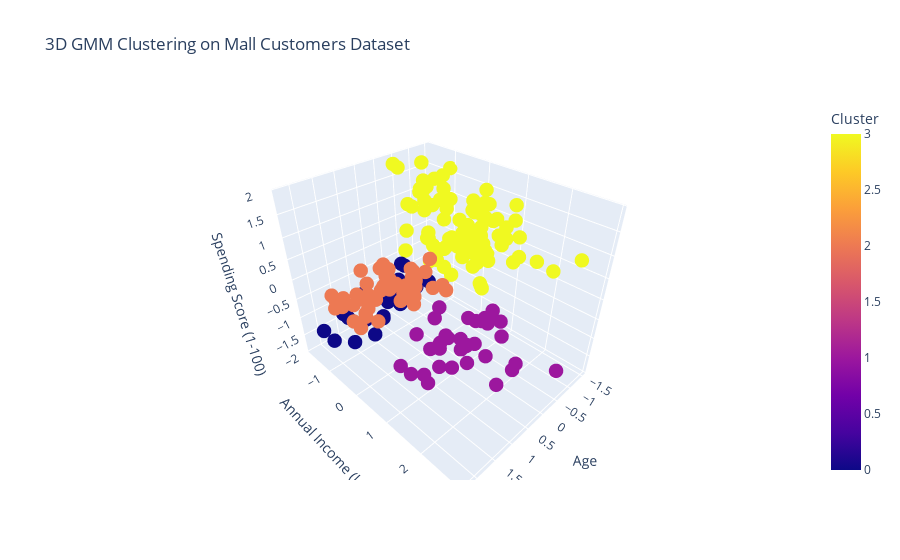

Write notebook code for a chart like this one.
### Markdown cell above
### GMM on Hierarchical Cluster

### Code cell
X, y = preprocess("Hierarchical Structure")
gmm = GaussianMixture(random_state=0)
grid_search = GridSearchCV(estimator=gmm, param_grid=params, cv=5)
grid_search.fit(X)


print("Best Parameters:", grid_search.best_params_)
print("Best BIC Score:", grid_search.best_score_)

# Plot the clustering results
best_gmm_model = grid_search.best_estimator_

# Predict clusters using the best model
gmm_result = best_gmm_model.predict(X)

# Create a DataFrame for visualization
df = pd.DataFrame(X, columns=['Gender_Male', 'Age', 'Annual Income (k$)', 'Spending Score (1-100)'])
df['GMM_Cluster'] = gmm_result

# Plot the 3D scatter plot
fig = px.scatter_3d(df, x='Age', y='Annual Income (k$)', z='Spending Score (1-100)', color='GMM_Cluster',
                    title="3D GMM Clustering on Mall Customers Dataset", labels={'GMM_Cluster': 'Cluster'})
fig.update_traces(marker=dict(size=5)) 

fig.show()

### Figure 1 — Plotly figure (JSON) as saved in the notebook; plotly's stock layout.template omitted (floating-point values rounded to 4 significant figures; data arrays with more than 128 entries replaced by an {"elided": "..."} marker saying what was removed)
{"data": [{"hovertemplate": "Age=%{x}<br>Annual Income (k$)=%{y}<br>Spending Score (1-100)=%{z}<br>Cluster=%{marker.color}<extra></extra>", "legendgroup": "", "marker": {"color": {"elided": "200 int values"}, "coloraxis": "coloraxis", "size": 5, "symbol": "circle"}, "mode": "markers", "name": "", "scene": "scene", "showlegend": false, "type": "scatter3d", "x": {"elided": "200 float values"}, "y": {"elided": "200 float values"}, "z": {"elided": "200 float values"}}], "layout": {"coloraxis": {"colorbar": {"title": {"text": "Cluster"}}, "colorscale": [[0, "#0d0887"], [0.1111, "#46039f"], [0.2222, "#7201a8"], [0.3333, "#9c179e"], [0.4444, "#bd3786"], [0.5556, "#d8576b"], [0.6667, "#ed7953"], [0.7778, "#fb9f3a"], [0.8889, "#fdca26"], [1, "#f0f921"]]}, "legend": {"tracegroupgap": 0}, "scene": {"domain": {"x": [0, 1], "y": [0, 1]}, "xaxis": {"title": {"text": "Age"}}, "yaxis": {"title": {"text": "Annual Income (k$)"}}, "zaxis": {"title": {"text": "Spending Score (1-100)"}}}, "title": {"text": "3D GMM Clustering on Mall Customers Dataset"}}}
